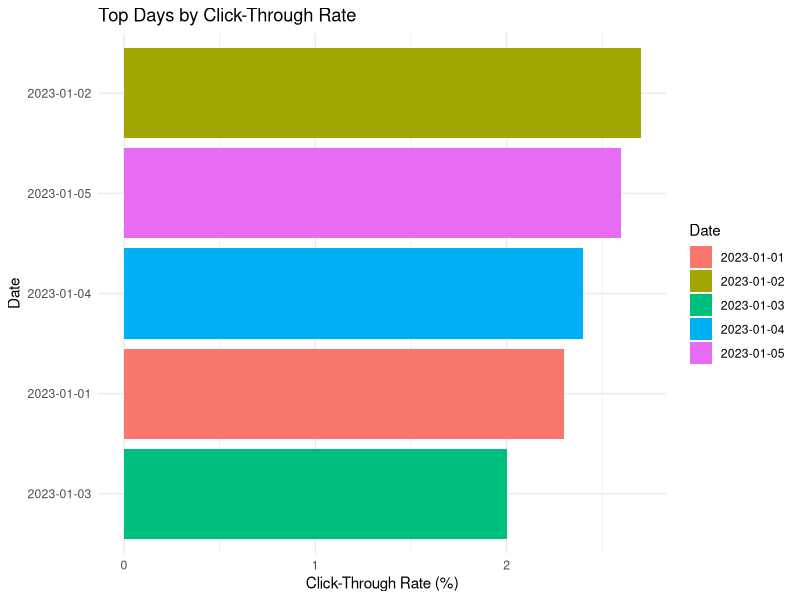

Here is the R script that generated this plot:
library(ggplot2)

# Website Traffic Data
traffic <- data.frame(
  Date = c("2023-01-01","2023-01-02","2023-01-03",
           "2023-01-04","2023-01-05"),
  CTR = c(2.3,2.7,2.0,2.4,2.6)
)

# Sort by CTR
traffic <- traffic[order(-traffic$CTR), ]

# Bar Chart
ggplot(traffic, aes(x = reorder(Date, CTR), y = CTR, fill = Date)) +
  geom_bar(stat = "identity") +
  coord_flip() +
  labs(
    title = "Top Days by Click-Through Rate",
    x = "Date",
    y = "Click-Through Rate (%)"
  ) +
  theme_minimal()
